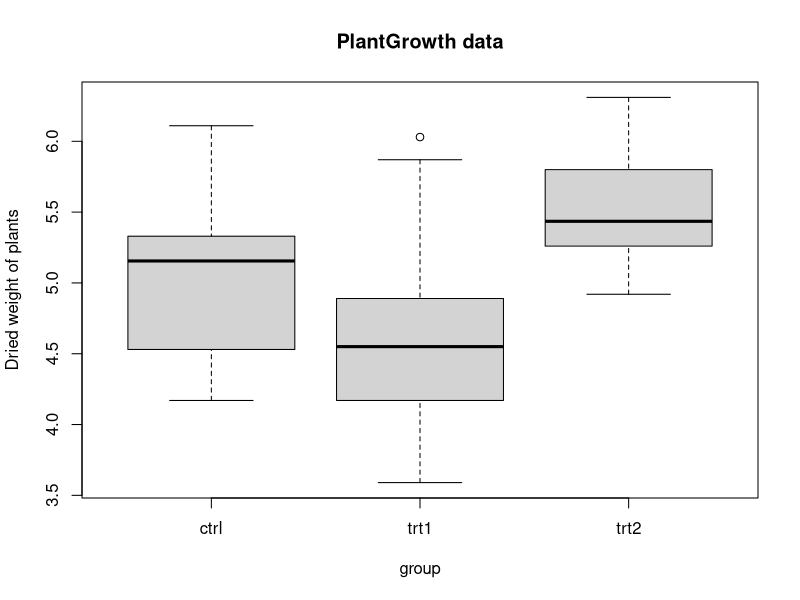
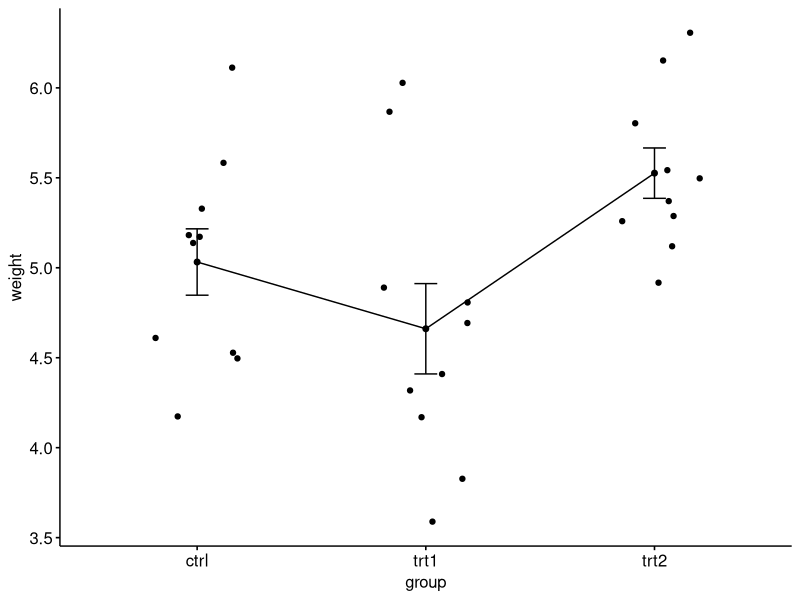
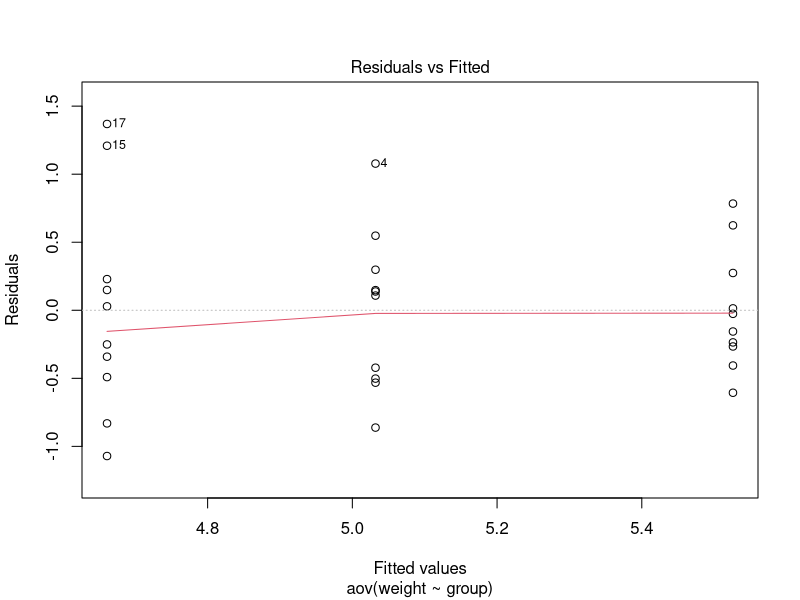
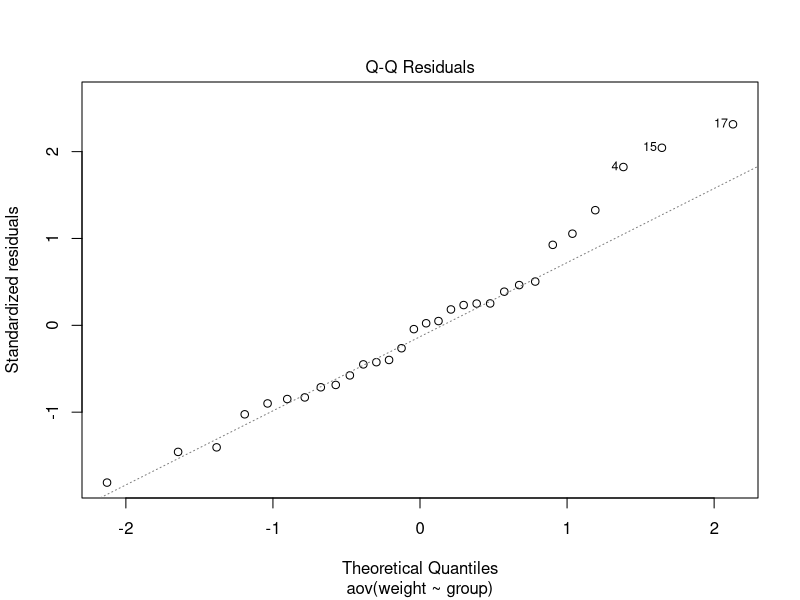

Recreate these plots in R, in order.
# One way ANOVA
# Importing the dataset
plantgrowth <- PlantGrowth

# Importing the dplyr library
library(dplyr)

# Computing the group means, sd and se
stats <- plantgrowth %>%
  group_by(group) %>%
  summarise(
    mean = mean(weight),
    sd = sd(weight),
    se = sd(weight) / sqrt(n())
    
  )
print(stats)


# Creating group wise box plots
boxplot(weight ~ group, 
        data = PlantGrowth, 
        main = "PlantGrowth data",
        ylab = "Dried weight of plants", 
        col = "lightgray"
)

# Visualizing/Creating mean plot
install.packages("ggpubr")
library(ggpubr)
ggline(plantgrowth,
       x = "group",
       y = "weight",
       add = c("mean_se", "jitter")
)

# Running the One-way ANOVA test
anova <- aov(weight ~ group, data = plantgrowth)
summary(anova)

# Tukey multiple pairwise-comparison
TukeyHSD(anova)

# Homogenity of variance
plot(anova, 1)
library(car)
leveneTest(weight ~ group, data = plantgrowth)

# ANOVA test with no assumption of equal variance
oneway.test(weight ~ group, data = plantgrowth)

# Pairwise t-test with no assumption of equal variance
pairwise.t.test(plantgrowth$weight, plantgrowth$group,
                p.adjust.method = "BH", pool.sd = FALSE)

# Checking normal distribution
plot(anova, 2)

# Extracting the residuals
aov_res <- residuals(object = anova)

# Running the Shapiro-WIlk test
shapiro.test(aov_res)

kruskal.test(weight ~ group, data = plantgrowth)
pairwise.wilcox.test(plantgrowth$weight, plantgrowth$group,
                     p.adjust.method = "BH")
